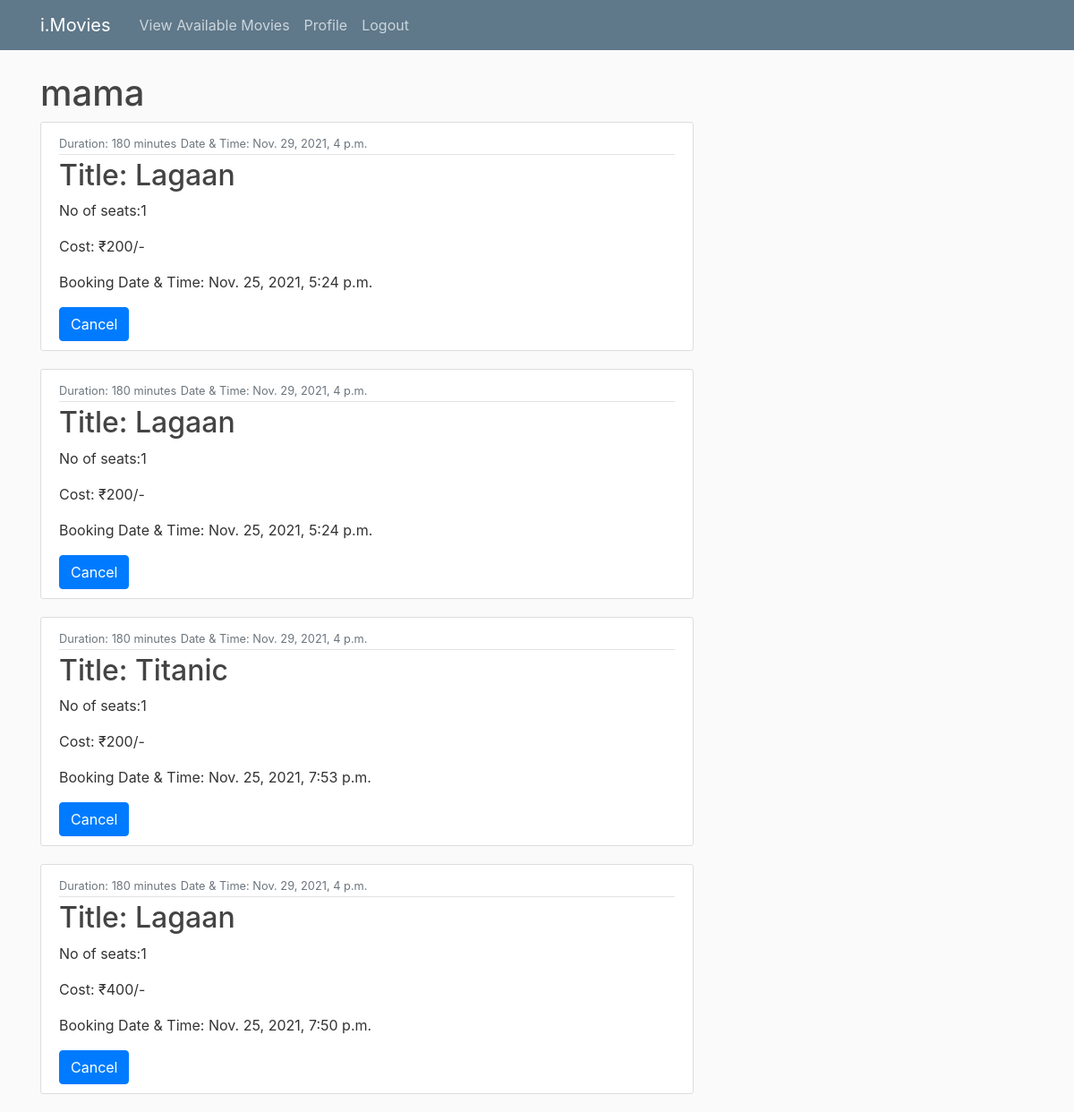
The page /profile/ (signed in) on the database its author committed.
### users_profile/models.py (models this page shows, shortened)
class Ticket(models.Model):
    user = models.ForeignKey(User, on_delete=models.CASCADE)
    screening = models.ForeignKey(Screening, on_delete=models.CASCADE)
    no_of_seats=models.IntegerField(default=0)
    cost=models.IntegerField(default=0)
    booking_time=models.DateTimeField(auto_now=True)

### movies/models.py (models this page shows, shortened)
class Screening(models.Model):
    hall_name = models.CharField(max_length=32)
    movie_id = models.ForeignKey(Movie, on_delete=models.CASCADE)
    theatre_id = models.ForeignKey(Theatre, on_delete=models.CASCADE)
    available_seats = models.IntegerField(default=0)
    price=models.IntegerField(default=0)
    time=models.DateTimeField(auto_now=False)

class Movie(models.Model):
    rating_choice = (
        ('U', 'U'),
        ('UA', 'UA'),
        ('A', 'A'),
        ('S', 'S'),
    )
    image = models.ImageField(default='default.jpg', upload_to='movie_pics')
    title = models.CharField(max_length=256)
    trailer = models.URLField(default='https://www.youtube.com/')
    description = models.TextField()
    cast = models.CharField(max_length=1024)
    duration_min = models.IntegerField()
    certification_label = models.CharField(max_length=2,choices=rating_choice)

### users_profile/views.py (the view)
# urls.py: path('profile/',user_views.profile,name='profile'),
@login_required
def profile(request):
    current_user = request.user
    context = {'tickets': Ticket.objects.filter(user=current_user)}
    for ticket in Ticket.objects.filter(user=current_user):
        if ticket.no_of_seats == 0:
            ticket.delete()
    return render(request,'users_profile/profile.html', context)

### users_profile/templates/users_profile/profile.html
{% extends "movies/base.html" %}
{% load crispy_forms_tags %}
{% block content %}
    <h1>
        {{ user.username }}
    </h1>
    {% for ticket in tickets %}
        <article class="media content-section">
          <div class="media-body">
            <div class="article-metadata">
              <small class="text-muted">Duration: {{ ticket.screening.movie_id.duration_min }} minutes</small>
              <small class="text-muted">Date & Time: {{ ticket.screening.time }}</small>
            </div>
            <h2><a class="article-title" href="#">
                Title: {{ ticket.screening.movie_id.title }}</a></h2>
                <p class="article-content">No of seats:{{ ticket.no_of_seats }}</p>
                <p class="article-content">Cost: ₹{{ ticket.cost }}/-</p>
                <p class="article-content">Booking Date & Time: {{ ticket.booking_time }}</p>
                <a href="{%url 'cancel' ticket.pk %}" class="btn btn-primary">Cancel</a>
          </div>
        </article>
    {% endfor %}
    {% endblock content %}

### movies/static/movies/main.css (style rules this page uses)
body { background: #fafafa; color: #333333; margin-top: 5rem; }
h1, h2, h3, h4, h5, h6 { color: #444444; }
.content-section { background: #ffffff; padding: 10px 20px; border: 1px solid #dddddd; border-radius: 3px; margin-bottom: 20px; }
.article-title { color: #444444; }
.article-content { white-space: pre-line; }
.article-metadata { padding-bottom: 1px; margin-bottom: 4px; border-bottom: 1px solid #e3e3e3 }

### rows shown on the page
Ticket: screening.movie_id.duration_min "180", screening.time "Nov. 29, 2021, 4 p.m.", screening.movie_id "Lagaan", no_of_seats "1", cost "200", booking_time "Nov. 25, 2021, 5:24 p.m."
Ticket: screening.movie_id.duration_min "180", screening.time "Nov. 29, 2021, 4 p.m.", screening.movie_id "Lagaan", no_of_seats "1", cost "200", booking_time "Nov. 25, 2021, 5:24 p.m."
Ticket: screening.movie_id.duration_min "180", screening.time "Nov. 29, 2021, 4 p.m.", screening.movie_id "Titanic", no_of_seats "1", cost "200", booking_time "Nov. 25, 2021, 7:53 p.m."
Ticket: screening.movie_id.duration_min "180", screening.time "Nov. 29, 2021, 4 p.m.", screening.movie_id "Lagaan", no_of_seats "1", cost "400", booking_time "Nov. 25, 2021, 7:50 p.m."

### other values the page prints
{{ user.username }} "mama"
